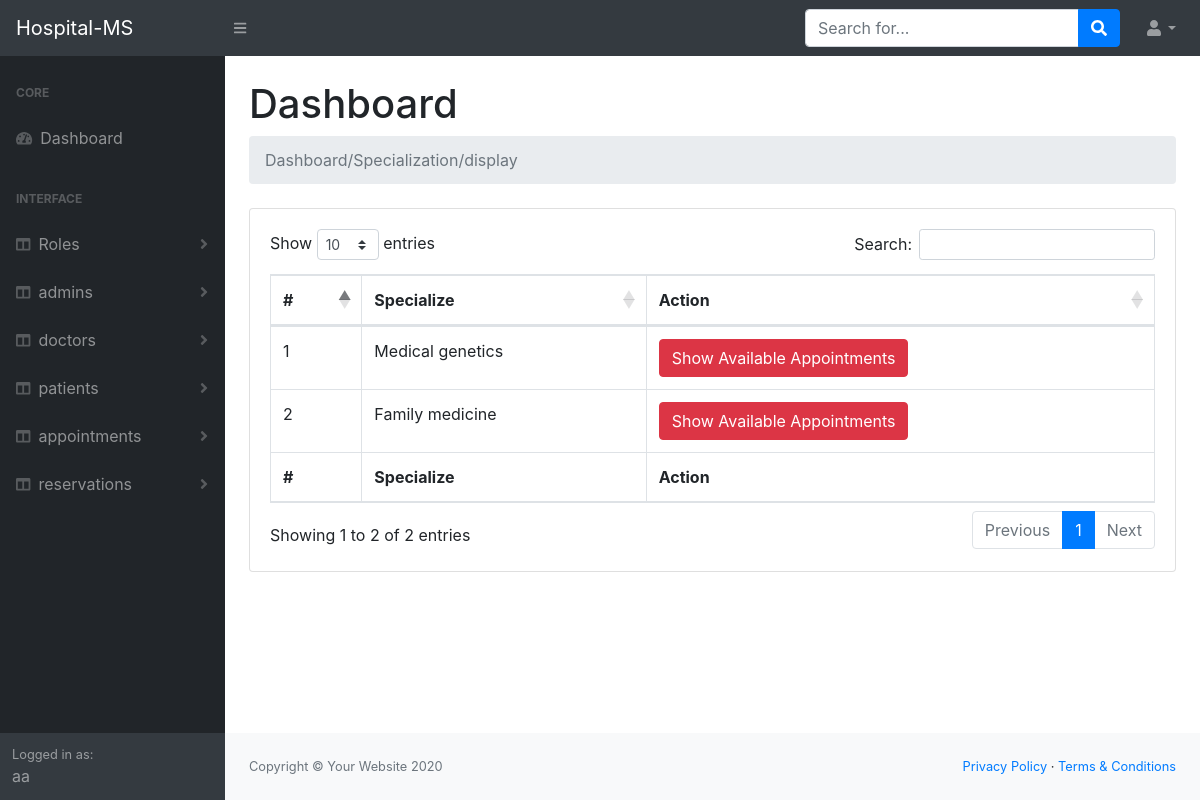
Page /Admin/specializations.php (signed in) on the committed database.
### tables this page shows
CREATE TABLE `specializations`
(
    `id`         tinyint(4) NOT NULL,
    `specialize` char(100) NOT NULL
);

### Admin/specializations.php (the view, shortened to what this page needs)
<?php
require './Admin/helpers/dbConnection.php';
$sql = 'select specializations.* from specializations';
$op = mysqli_query($con, $sql);
require './Admin/layouts/header.php';
require './Admin/layouts/nav.php';
require './Admin/layouts/sidNav.php';
?>
    <main>
        <div class="container-fluid">
            <h1 class="mt-4">Dashboard</h1>
            <ol class="breadcrumb mb-4">
                <li class="breadcrumb-item active">Dashboard/Specialization/display</li>
                <?php
                echo '<br>';
                ?>
            </ol>
            <div class="card mb-4">
                <div class="card-body">
                    <div class="table-responsive">
                        <table class="table table-bordered" id="dataTable" width="100%" cellspacing="0">
                            <thead>
                            <tr>
                                <th>#</th>
                                <th>Specialize</th>
                                <th>Action</th>
                            </tr>
                            </thead>
                            <tfoot>
                            <tr>
                                <th>#</th>
                                <th>Specialize</th>
                                <th>Action</th>
                            </tfoot>
                            <tbody>
                            <?php
                            while ($data = mysqli_fetch_assoc($op)) {
                                ?>
                                <tr>
                                    <td><?php echo $data['id']; ?></td>
                                    <td><?php echo $data['specialize']; ?></td>
                                    <td>
                                        <a href='availableAppointments1.php?id=<?php echo $data['id']; ?>'
                                           class='btn btn-danger m-r-1em'>Show Available Appointments</a>
                                    </td>
                                </tr>
                                <?php
                            }
                            ?>
                            </tbody>
                        </table>
                    </div>
                </div>
            </div>
        </div>
    </main>
<?php
require './Admin/layouts/footer.php';
?>

### rows in the picture
specializations: id "1", specialize "Medical genetics"
specializations: id "2", specialize "Family medicine"

### other values in the picture
$module "Roles"
$module "admins"
$module "doctors"
$module "patients"
$module "appointments"
$module "reservations"
$_SESSION['user']['name'] "aa"
